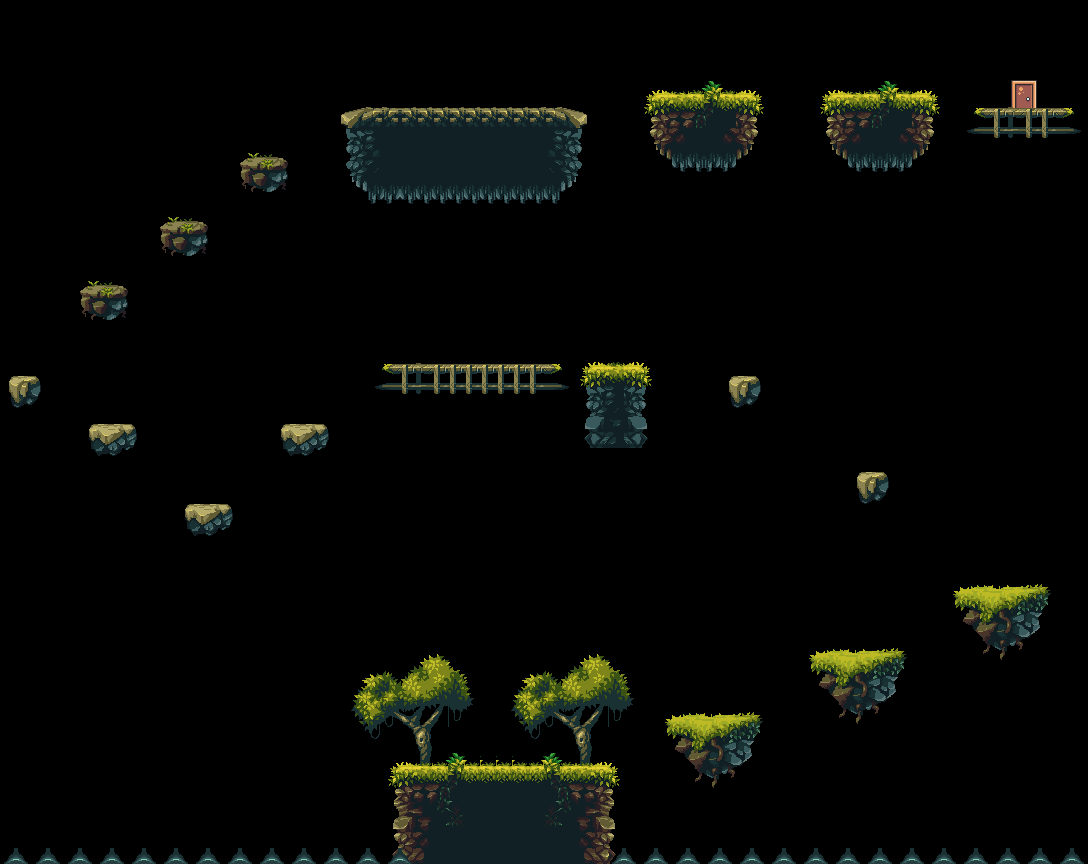

This game map was drawn from its Tiled (.tmx) file and the tilesets committed beside it. A one-line description and the trimmed map source follow:
An orthogonal 68x54 tile map with 16x16 px tiles, 4 tile layers (Final, Plataformes, Ambient, Limits), 3 tilesets and 14 objects (colision).

<map version="1.5" tiledversion="1.6.0" orientation="orthogonal" renderorder="right-down" width="68" height="54" tilewidth="16" tileheight="16" infinite="0" nextlayerid="8" nextobjectid="25">
 <editorsettings>
  <export target="Mapa1.json" format="json" />
 </editorsettings>
 <tileset firstgid="1" name="MagicCliffs" tilewidth="16" tileheight="16" tilecount="1160" columns="58">
  <image source="../tilesets/tileset.png" width="928" height="320" />
 </tileset>
 <tileset firstgid="1161" name="Enemics" tilewidth="28" tileheight="28" tilecount="1" columns="0">
  <grid orientation="orthogonal" width="1" height="1" />
  <tile id="0">
   <image width="28" height="28" source="../images/Spiked Ball.png" />
   <objectgroup draworder="index" id="4">
    <object id="7" name="spikeball" type="colision" x="1" y="1" width="27" height="27" />
   </objectgroup>
  </tile>
 </tileset>
 <tileset firstgid="1162" name="Door" tilewidth="32" tileheight="32" tilecount="2" columns="2">
  <image source="../images/Door.png" width="64" height="32" />
 </tileset>
 <layer id="7" name="Final" width="68" height="54">
  <data>[3672 cells, 1 non-empty, 1 distinct tile ids]</data>
 </layer>
 <layer id="1" name="Plataformes" width="68" height="54">
  <data>[3672 cells, 627 non-empty, 201 distinct tile ids]</data>
 </layer>
 <layer id="2" name="Ambient" width="68" height="54">
  <data>[3672 cells, 144 non-empty, 72 distinct tile ids]</data>
 </layer>
 <layer id="6" name="Limits" width="68" height="54">
  <data>[3672 cells, 56 non-empty, 1 distinct tile ids]</data>
 </layer>
 <objectgroup id="4" name="EnemicsEstatics">
  <object id="7" gid="1161" x="642.5" y="688" width="28" height="28" />
  <object id="8" gid="1161" x="754.5" y="654" width="28" height="28" />
  <object id="9" gid="1161" x="996" y="509.5" width="28" height="28" />
  <object id="10" gid="1161" x="817.5" y="414" width="28" height="28" />
  <object id="11" gid="1161" x="674.5" y="333.5" width="28" height="28" />
  <object id="12" gid="1161" x="342" y="311.333" width="28" height="28" />
  <object id="13" gid="1161" x="193" y="367.333" width="28" height="28" />
  <object id="14" gid="1161" x="114.333" y="238" width="28" height="28" />
  <object id="15" gid="1161" x="194" y="156.667" width="28" height="28" />
  <object id="16" gid="1161" x="384" y="123.667" width="28" height="28" />
  <object id="18" gid="1161" x="514.333" y="126.333" width="28" height="28" />
  <object id="19" gid="1161" x="690" y="32" width="28" height="28" />
  <object id="20" gid="1161" x="867.333" y="30.3333" width="28" height="28" />
 </objectgroup>
</map>
